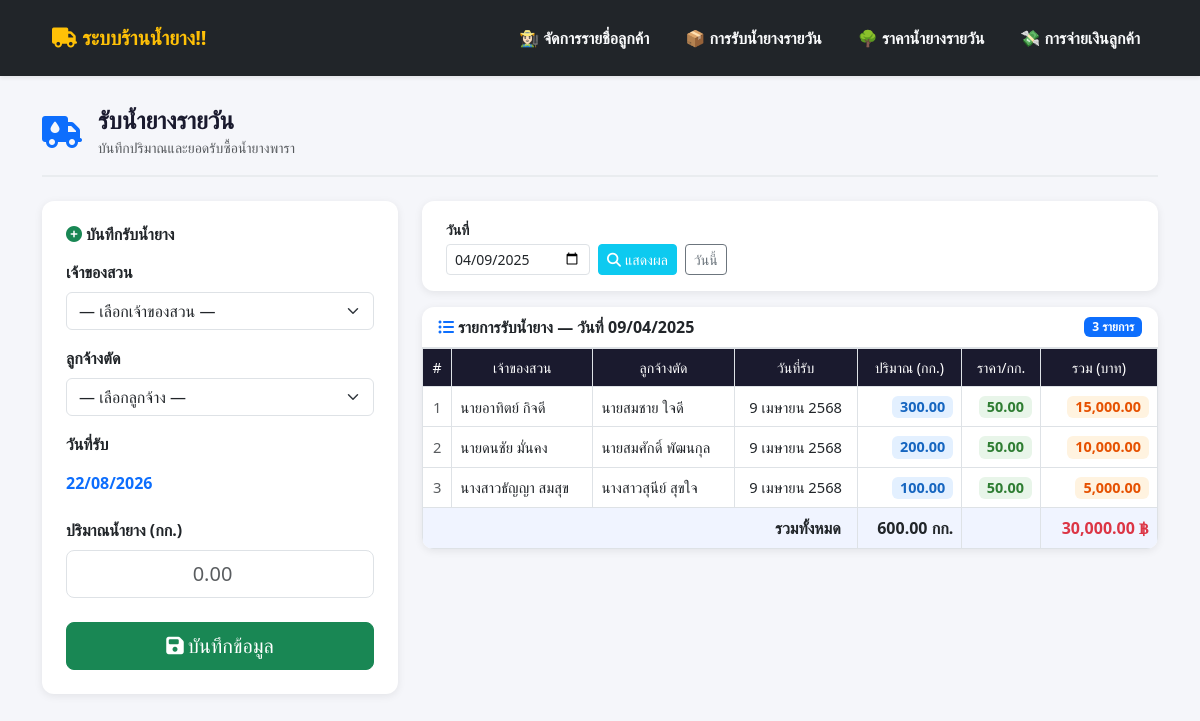
Screenshot of /views/daily_rubber_receive.php?day=2025-04-09 with the database file from the repository.
### tables this page shows
CREATE TABLE `rubber_receiving` (
  `rr_order` int(11) UNSIGNED NOT NULL,
  `rr_id` int(11) UNSIGNED DEFAULT NULL,
  `c_id` int(11) NOT NULL,
  `em_id` int(10) NOT NULL,
  `rr_date` date DEFAULT NULL,
  `rr_quantity` decimal(10,2) DEFAULT NULL,
  `rr_price` decimal(10,2) DEFAULT NULL,
  `total_price` decimal(10,2) DEFAULT NULL
);

CREATE TABLE `customer` (
  `c_id` int(11) NOT NULL,
  `c_add` text NOT NULL,
  `c_tel` varchar(10) NOT NULL,
  `c_name` varchar(50) NOT NULL,
  `em_id` int(10) NOT NULL
);

CREATE TABLE `employee` (
  `em_id` int(10) NOT NULL,
  `em_name` varchar(50) NOT NULL,
  `em_add` text NOT NULL,
  `em_tel` int(10) NOT NULL
);

### views/daily_rubber_receive.php (the view, shortened to what this page needs)
<?php
include('../config/condb.php');
include('../components/menu.php');
function formatDateThai($strDate) {
    $months = ["","มกราคม","กุมภาพันธ์","มีนาคม","เมษายน","พฤษภาคม","มิถุนายน","กรกฎาคม","สิงหาคม","กันยายน","ตุลาคม","พฤศจิกายน","ธันวาคม"];
    $ts     = strtotime($strDate);
    return date("j", $ts) . ' ' . $months[(int)date("n", $ts)] . ' ' . (date("Y", $ts) + 543);
}
$filter_sql   = "";
$showing_date = "";
if (!empty($_GET['day'])) {
    $day          = $_GET['day'];
    $filter_sql   = "WHERE r.rr_date = '$day'";
    $showing_date = "วันที่ " . date('d/m/Y', strtotime($day));
} elseif (!empty($_GET['month']) && !empty($_GET['year'])) {
    $month        = $_GET['month'];
    $year         = $_GET['year'];
    $filter_sql   = "WHERE MONTH(r.rr_date) = '$month' AND YEAR(r.rr_date) = '$year'";
    $showing_date = "เดือน $month / ปี $year";
} else {
    $today        = date('Y-m-d');
    $filter_sql   = "WHERE r.rr_date = '$today'";
    $showing_date = "วันนี้ (" . date('d/m/Y') . ")";
}
$sql    = "SELECT r.*, c.c_name, e.em_name
           FROM rubber_receiving r
           JOIN customer c ON r.c_id = c.c_id
           JOIN employee e ON r.em_id = e.em_id
           $filter_sql
           ORDER BY r.rr_order ASC";
$result = mysqli_query($con, $sql);
?>
<!DOCTYPE html>
<html lang="th">
<head>
    <link rel="stylesheet" href="https://cdn.jsdelivr.net/npm/bootstrap@5.3.0/dist/css/bootstrap.min.css">
    <link rel="stylesheet" href="https://cdnjs.cloudflare.com/ajax/libs/font-awesome/6.4.2/css/all.min.css">
</head>
<body>
<div class="container" style="margin-top: 30px; padding-bottom: 60px;">
    <div class="d-flex align-items-center mb-4 page-header pb-3">
        <div class="me-3" style="color:#0d6efd; font-size:2rem;">
            <i class="fa-solid fa-truck-droplet"></i>
        </div>
        <div>
            <h4 class="mb-0 fw-bold" style="color:#1a1a2e;">รับน้ำยางรายวัน</h4>
            <small class="text-muted">บันทึกปริมาณและยอดรับซื้อน้ำยางพารา</small>
        </div>
    </div>
    <div class="row g-4">
        <div class="col-lg-4 col-md-12">
            <div class="form-card h-100">
                <h6 class="fw-bold mb-3"><i class="fa fa-plus-circle me-1 text-success"></i>บันทึกรับน้ำยาง</h6>
                <form action="" method="POST">
                    <div class="mb-3">
                        <label class="form-label fw-semibold">เจ้าของสวน</label>
                        <select name="c_id" class="form-select" required>
                            <option value="">— เลือกเจ้าของสวน —</option>
                        </select>
                    </div>
                    <div class="mb-3">
                        <label class="form-label fw-semibold">ลูกจ้างตัด</label>
                        <select name="em_id" class="form-select" required>
                            <option value="">— เลือกลูกจ้าง —</option>
                        </select>
                    </div>
                    <div class="mb-3">
                        <label class="form-label fw-semibold">วันที่รับ</label>
                        <p class="form-control-plaintext fw-bold text-primary mb-0"><?= date('d/m/Y') ?></p>
                    </div>
                    <div class="mb-4">
                        <label class="form-label fw-semibold">ปริมาณน้ำยาง (กก.)</label>
                        <input type="number" name="rr_quantity" class="form-control form-control-lg text-center"
                               required step="0.01" placeholder="0.00">
                    </div>
                    <button type="submit" name="btn_submit" class="btn btn-success w-100 btn-lg">
                        <i class="fa fa-save me-1"></i>บันทึกข้อมูล
                    </button>
                </form>
            </div>
        </div>
        <div class="col-lg-8 col-md-12">
            <div class="form-card mb-3 py-3">
                <form method="GET" class="row g-2 align-items-end">
                    <div class="col-auto">
                        <label class="form-label mb-1 fw-semibold small">วันที่</label>
                        <input type="date" name="day" class="form-control form-control-sm"
                               value="<?= isset($_GET['day']) ? $_GET['day'] : '' ?>">
                    </div>
                    <div class="col-auto">
                        <button type="submit" class="btn btn-info btn-sm text-white">
                            <i class="fa fa-search me-1"></i>แสดงผล
                        </button>
                        <a href="daily_rubber_receive.php" class="btn btn-outline-secondary btn-sm ms-1">วันนี้</a>
                    </div>
                </form>
            </div>
            <div class="form-card p-0 overflow-hidden">
                <div class="px-3 py-2 border-bottom d-flex justify-content-between align-items-center">
                    <span class="fw-bold text-dark"><i class="fa fa-list-ul me-1 text-primary"></i>รายการรับน้ำยาง — <?= $showing_date ?></span>
                    <span class="badge bg-primary"><?= mysqli_num_rows($result) ?> รายการ</span>
                </div>
                <div class="table-responsive">
                    <table class="table table-hover table-bordered mb-0">
                        <thead>
                            <tr class="text-center">
                                <th>#</th>
                                <th>เจ้าของสวน</th>
                                <th>ลูกจ้างตัด</th>
                                <th>วันที่รับ</th>
                                <th>ปริมาณ (กก.)</th>
                                <th>ราคา/กก.</th>
                                <th>รวม (บาท)</th>
                            </tr>
                        </thead>
                        <tbody>
                        <?php
                        $total_qty   = 0;
                        $total_baht  = 0;
                        $i = 1;
                        if (mysqli_num_rows($result) > 0) {
                            while ($row = mysqli_fetch_assoc($result)) {
                                $total_qty  += $row['rr_quantity'];
                                $total_baht += $row['total_price'];
                                echo "
                                <tr>
                                    <td class='text-center text-muted small'>{$i}</td>
                                    <td>{$row['c_name']}</td>
                                    <td>{$row['em_name']}</td>
                                    <td class='text-center'>" . formatDateThai($row['rr_date']) . "</td>
                                    <td class='num'><span class='badge badge-qty px-2 py-1'>" . number_format($row['rr_quantity'], 2) . "</span></td>
                                    <td class='num'><span class='badge badge-price px-2 py-1'>" . number_format($row['rr_price'], 2) . "</span></td>
                                    <td class='num'><span class='badge badge-total px-2 py-1'>" . number_format($row['total_price'], 2) . "</span></td>
                                </tr>";
                                $i++;
                            }
                        } else {
                            echo "<tr><td colspan='7' class='text-center text-muted py-4'>
                                    <i class='fa fa-inbox fa-2x mb-2 d-block'></i>ไม่มีข้อมูลในช่วงเวลาที่เลือก
                                  </td></tr>";
                        }
                        ?>
                        </tbody>
                        <?php if ($total_qty > 0): ?>
                        <tfoot>
                            <tr class="tfoot-row text-center">
                                <td colspan="4" class="text-end pe-3">รวมทั้งหมด</td>
                                <td class="num"><?= number_format($total_qty, 2) ?> กก.</td>
                                <td></td>
                                <td class="num text-danger"><?= number_format($total_baht, 2) ?> ฿</td>
                            </tr>
                        </tfoot>
                        <?php endif; ?>
                    </table>
                </div>
            </div>
        </div>
    </div>
</div>
</body>
</html>

### components/menu.php (style rules this page uses)
body { margin-top: 80px; }

### views/daily_rubber_receive.php (style rules this page uses)
body { background-color: #f5f6fa; font-family: 'Segoe UI', sans-serif; }
.page-header { border-bottom: 2px solid #e9ecef; }
.form-card { background: #fff; border-radius: 12px; box-shadow: 0 2px 8px rgba(0,0,0,.08); padding: 24px; }
.table thead th { background: #1a1a2e; color: #fff; font-weight: 500; font-size: 0.88rem; white-space: nowrap; vertical-align: middle; }
.table tbody td { vertical-align: middle; font-size: 0.92rem; }
.badge-qty { background: #e3f0ff; color: #1565c0; font-size: 0.9rem; }
.badge-price { background: #e8f5e9; color: #2e7d32; font-size: 0.9rem; }
.badge-total { background: #fff3e0; color: #e65100; font-size: 0.9rem; }
.tfoot-row td { background: #f0f4ff; font-weight: 700; }
.num { text-align: right; font-variant-numeric: tabular-nums; }

### rows the page displays
rubber_receiving: c.c_name "นายอาทิตย์ กิจดี", em.em_name "นายสมชาย ใจดี", rr_date "9 เมษายน 2568", rr_quantity "300.00", rr_price "50.00", total_price "15,000.00"
rubber_receiving: c.c_name "นายดนชัย มั่นคง", em.em_name "นายสมศักดิ์ พัฒนกุล", rr_date "9 เมษายน 2568", rr_quantity "200.00", rr_price "50.00", total_price "10,000.00"
rubber_receiving: c.c_name "นางสาวธัญญา สมสุข", em.em_name "นางสาวสุนีย์ สุขใจ", rr_date "9 เมษายน 2568", rr_quantity "100.00", rr_price "50.00", total_price "5,000.00"

### other values shown
$showing_date "วันที่ 09/04/2025"
mysqli_num_rows($result) "3"
$total_qty "600.00"
$total_baht "30,000.00"
